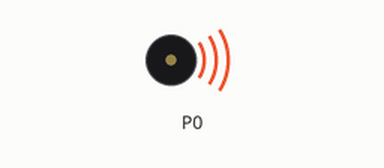
Simulated run of this program. Board: BBC micro:bit (MakeCode). Parts: buzzer (waves = sounding).

Above: at 0.2 s.
At 6.9 s:
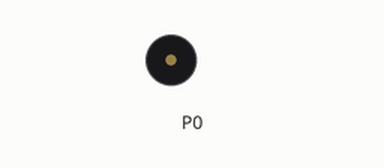
Timing chart, 0 to 10.1 s (numbered marks = the images above):
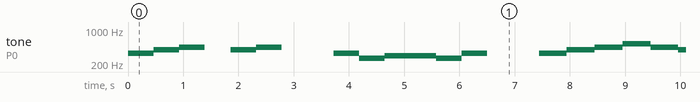

The program:

main.ts
```typescript
basic.forever(function () {
    music.play(music.stringPlayable("E G A - G A - - ", 130), music.PlaybackMode.UntilDone)
    music.play(music.stringPlayable("E C D D C E - - ", 130), music.PlaybackMode.UntilDone)
    music.play(music.stringPlayable("E G A C5 A G E D ", 120), music.PlaybackMode.UntilDone)
    music.play(music.stringPlayable("D C D D E C - - ", 120), music.PlaybackMode.UntilDone)
})
```

test.ts
```typescript
// 在此处测试；当此软件包作为插件使用时，将不会编译此软件包。
```

Measured:
- by itself, tone on P0: plays 330 Hz for 0.47 s, 392 Hz for 0.47 s, 440 Hz for 0.46 s, 392 Hz for 0.47 s, 440 Hz for 0.46 s, 330 Hz for 0.47 s … (185 notes in this stretch)
